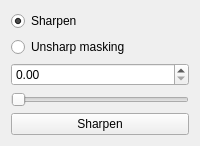
                       <widget class="QWidget" name="verticalLayout_16">
                        <attribute name="title">
                         <string>Sharpen</string>
                        </attribute>
                        <layout class="QVBoxLayout" name="verticalLayout_14">
                         <item>
                          <layout class="QGridLayout" name="gridLayout_11">
                           <item row="0" column="0">
                            <layout class="QVBoxLayout" name="verticalLayout_13">
                             <item>
                              <widget class="QRadioButton" name="sharpen_radio">
                               <property name="text">
                                <string>Sharpen</string>
                               </property>
                               <property name="checked">
                                <bool>true</bool>
                               </property>
                              </widget>
                             </item>
                             <item>
                              <widget class="QRadioButton" name="sharpen_masking_radio">
                               <property name="text">
                                <string>Unsharp masking</string>
                               </property>
                              </widget>
                             </item>
                             <item>
                              <widget class="QDoubleSpinBox" name="sharpen_float_box"/>
                             </item>
                             <item>
                              <widget class="QSlider" name="sharpen_slider">
                               <property name="minimum">
                                <number>1</number>
                               </property>
                               <property name="maximum">
                                <number>10</number>
                               </property>
                               <property name="orientation">
                                <enum>Qt::Orientation::Horizontal</enum>
                               </property>
                              </widget>
                             </item>
                             <item>
                              <widget class="QPushButton" name="sharpen_button">
                               <property name="text">
                                <string>Sharpen</string>
                               </property>
                              </widget>
                             </item>
                            </layout>
                           </item>
                          </layout>
                         </item>
                        </layout>
                       </widget>
